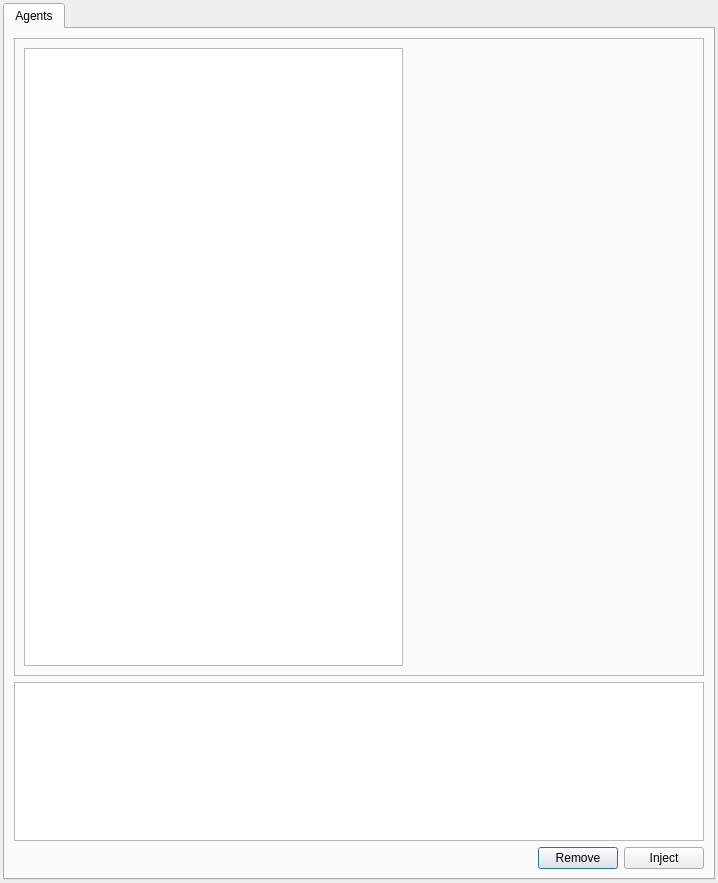
<ui version="4.0" >
 <class>AgentInjectorForm</class>
 <widget class="QDialog" name="AgentInjectorForm" >
  <property name="geometry" >
   <rect>
    <x>0</x>
    <y>0</y>
    <width>718</width>
    <height>883</height>
   </rect>
  </property>
  <property name="windowTitle" >
   <string>Dialog</string>
  </property>
  <layout class="QHBoxLayout" >
   <property name="leftMargin" >
    <number>3</number>
   </property>
   <property name="topMargin" >
    <number>3</number>
   </property>
   <property name="rightMargin" >
    <number>3</number>
   </property>
   <property name="bottomMargin" >
    <number>3</number>
   </property>
   <item>
    <layout class="QVBoxLayout" >
     <item>
      <widget class="QTabWidget" name="tabs" >
       <property name="currentIndex" >
        <number>0</number>
       </property>
       <widget class="QWidget" name="agentsTab" >
        <attribute name="title" >
         <string>Agents</string>
        </attribute>
        <layout class="QVBoxLayout" >
         <item>
          <widget class="QFrame" name="frame" >
           <property name="sizePolicy" >
            <sizepolicy vsizetype="Preferred" hsizetype="Preferred" >
             <horstretch>0</horstretch>
             <verstretch>4</verstretch>
            </sizepolicy>
           </property>
           <property name="frameShape" >
            <enum>QFrame::StyledPanel</enum>
           </property>
           <property name="frameShadow" >
            <enum>QFrame::Raised</enum>
           </property>
           <layout class="QHBoxLayout" >
            <item>
             <widget class="QListWidget" name="agentList" >
              <property name="sizePolicy" >
               <sizepolicy vsizetype="Expanding" hsizetype="Expanding" >
                <horstretch>4</horstretch>
                <verstretch>0</verstretch>
               </sizepolicy>
              </property>
             </widget>
            </item>
            <item>
             <widget class="QWidget" native="1" name="imagePreview" >
              <property name="sizePolicy" >
               <sizepolicy vsizetype="Expanding" hsizetype="Expanding" >
                <horstretch>3</horstretch>
                <verstretch>0</verstretch>
               </sizepolicy>
              </property>
              <property name="minimumSize" >
               <size>
                <width>20</width>
                <height>0</height>
               </size>
              </property>
             </widget>
            </item>
           </layout>
          </widget>
         </item>
         <item>
          <widget class="QTextEdit" name="Description" >
           <property name="enabled" >
            <bool>true</bool>
           </property>
           <property name="sizePolicy" >
            <sizepolicy vsizetype="Expanding" hsizetype="Expanding" >
             <horstretch>0</horstretch>
             <verstretch>1</verstretch>
            </sizepolicy>
           </property>
           <property name="maximumSize" >
            <size>
             <width>16777215</width>
             <height>200</height>
            </size>
           </property>
           <property name="readOnly" >
            <bool>true</bool>
           </property>
           <property name="html" >
            <string>&lt;html>&lt;head>&lt;meta name="qrichtext" content="1" />&lt;style type="text/css">
p, li { white-space: pre-wrap; }
&lt;/style>&lt;/head>&lt;body style=" font-family:'Sans Serif'; font-size:9pt; font-weight:400; font-style:normal;">
&lt;p style="-qt-paragraph-type:empty; margin-top:0px; margin-bottom:0px; margin-left:0px; margin-right:0px; -qt-block-indent:0; text-indent:0px;">&lt;/p>&lt;/body>&lt;/html></string>
           </property>
          </widget>
         </item>
         <item>
          <layout class="QHBoxLayout" >
           <item>
            <spacer>
             <property name="orientation" >
              <enum>Qt::Horizontal</enum>
             </property>
             <property name="sizeHint" >
              <size>
               <width>40</width>
               <height>20</height>
              </size>
             </property>
            </spacer>
           </item>
           <item>
            <widget class="QPushButton" name="removeButton" >
             <property name="text" >
              <string>Remove</string>
             </property>
            </widget>
           </item>
           <item>
            <widget class="QPushButton" name="injectButton" >
             <property name="text" >
              <string>Inject</string>
             </property>
            </widget>
           </item>
          </layout>
         </item>
        </layout>
       </widget>
      </widget>
     </item>
    </layout>
   </item>
  </layout>
 </widget>
 <resources/>
 <connections/>
</ui>
